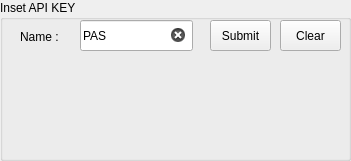
   <widget class="QGroupBox" name="groupBox">
    <property name="geometry">
     <rect>
      <x>20</x>
      <y>20</y>
      <width>351</width>
      <height>161</height>
     </rect>
    </property>
    <property name="title">
     <string>Inset API KEY</string>
    </property>
    <widget class="QLabel" name="label_2">
     <property name="geometry">
      <rect>
       <x>20</x>
       <y>30</y>
       <width>47</width>
       <height>13</height>
      </rect>
     </property>
     <property name="text">
      <string>Name :</string>
     </property>
    </widget>
    <widget class="QLineEdit" name="name">
     <property name="geometry">
      <rect>
       <x>80</x>
       <y>20</y>
       <width>113</width>
       <height>31</height>
      </rect>
     </property>
     <property name="text">
      <string>PAS</string>
     </property>
     <property name="frame">
      <bool>true</bool>
     </property>
     <property name="cursorPosition">
      <number>3</number>
     </property>
     <property name="dragEnabled">
      <bool>false</bool>
     </property>
     <property name="readOnly">
      <bool>false</bool>
     </property>
     <property name="clearButtonEnabled">
      <bool>true</bool>
     </property>
    </widget>
    <widget class="QPushButton" name="ok_button">
     <property name="geometry">
      <rect>
       <x>210</x>
       <y>20</y>
       <width>61</width>
       <height>31</height>
      </rect>
     </property>
     <property name="text">
      <string>Submit</string>
     </property>
    </widget>
    <widget class="QPushButton" name="clear_button">
     <property name="geometry">
      <rect>
       <x>280</x>
       <y>20</y>
       <width>61</width>
       <height>31</height>
      </rect>
     </property>
     <property name="text">
      <string>Clear</string>
     </property>
    </widget>
   </widget>
